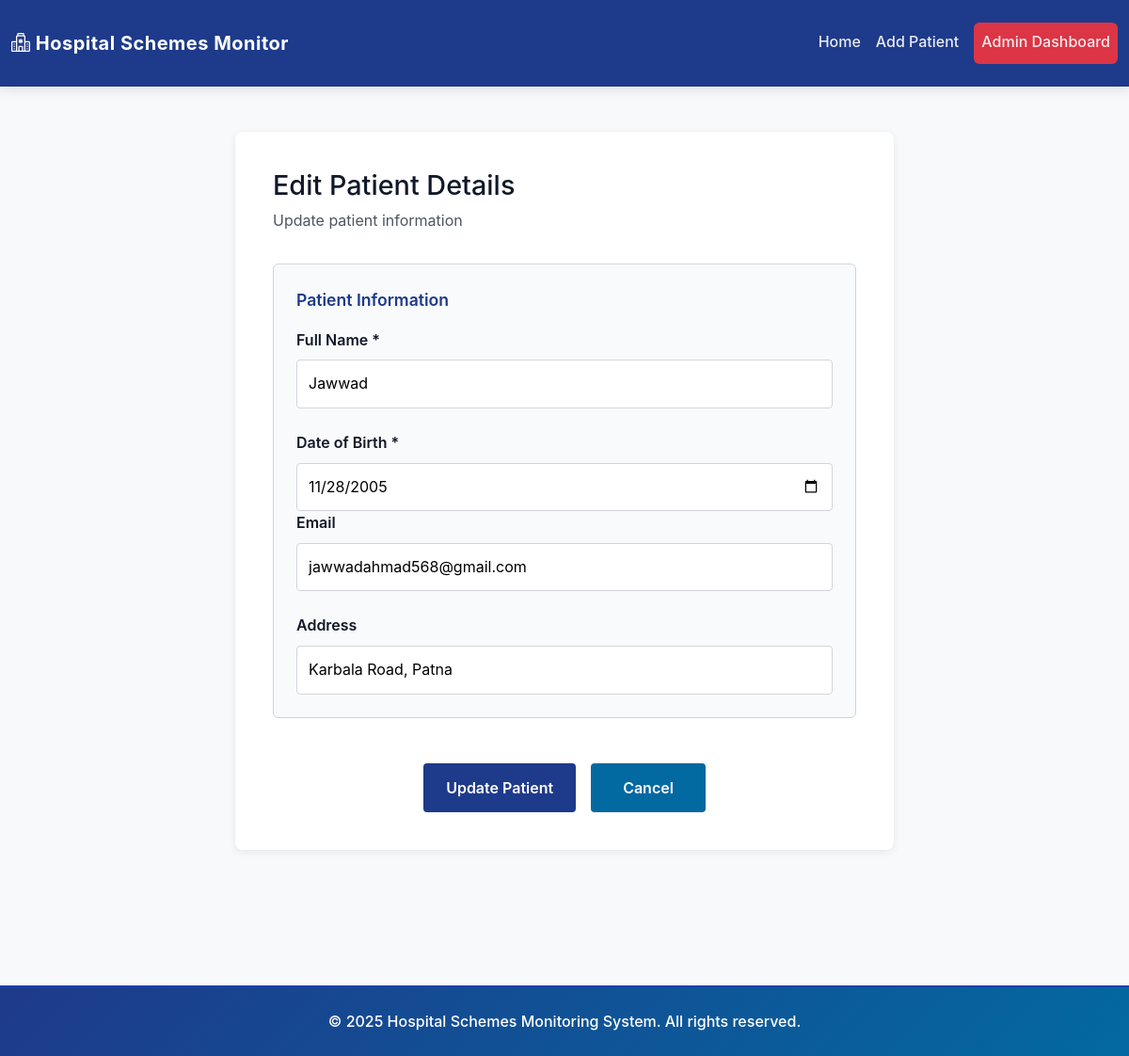
Screenshot of /edit-patient/1 with the database file from the repository.
### tables this page shows
CREATE TABLE patient (
                patient_id INTEGER PRIMARY KEY AUTOINCREMENT,
                name TEXT NOT NULL,
                dob DATE NOT NULL,
                email TEXT,
                address TEXT
            );

### app.py (the view, shortened to what this page needs)
@app.route('/edit-patient/<int:patient_id>', methods=['GET', 'POST'])
def edit_patient(patient_id):
    db = get_db()
    cursor = db.cursor()
    cursor.execute('SELECT * FROM patient WHERE patient_id = ?', (patient_id,))
    patient = cursor.fetchone()
    db.close()
    if not patient:
        flash('Patient not found', 'error')
        return redirect(url_for('admin'))
    return render_template('edit_patient.html', patient=patient)

### app.py (called while the page is built)
def get_db():
    conn = sqlite3.connect(DATABASE)
    conn.row_factory = sqlite3.Row
    return conn

### templates/edit_patient.html (shortened to what this page needs)
{% extends "base.html" %}
{% block content %}
<section class="form-section">
    <div class="form-container">
        <h2>Edit Patient Details</h2>
        <p class="form-subtitle">Update patient information</p>
        <form method="POST" class="patient-form">
            <fieldset class="form-group">
                <legend>Patient Information</legend>
                <div class="form-row">
                    <div class="form-field">
                        <label for="name">Full Name *</label>
                        <input type="text" id="name" name="name" value="{{ patient.name }}" required>
                    </div>
                    <div class="form-field">
                        <label for="dob">Date of Birth *</label>
                        <input type="date" id="dob" name="dob" value="{{ patient.dob }}" required>
                    </div>
                </div>
                <div class="form-row">
                    <div class="form-field">
                        <label for="email">Email</label>
                        <input type="email" id="email" name="email" value="{{ patient.email or '' }}">
                    </div>
                    <div class="form-field">
                        <label for="address">Address</label>
                        <input type="text" id="address" name="address" value="{{ patient.address or '' }}">
                    </div>
                </div>
            </fieldset>
            <div class="form-actions">
                <button type="submit" class="btn btn-primary">Update Patient</button>
                <a href="{{ url_for('admin') }}" class="btn btn-secondary">Cancel</a>
            </div>
        </form>
    </div>
</section>
{% endblock %}

### static/style.css (style rules this page uses)
:root { --primary-color: #1e3a8a; --secondary-color: #0369a1; --accent-color: #dc2626; --success-color: #16a34a; --neutral-50: #f9fafb; --neutral-100: #f3f4f6; --neutral-200: #e5e7eb; --neutral-600: #4b5563; --neutral-900: #111827; --border-color: #d1d5db; }
* { margin: 0; padding: 0; box-sizing: border-box; }
body { font-family: -apple-system, BlinkMacSystemFont, "Segoe UI", Roboto, "Helvetica Neue", Arial, sans-serif; line-height: 1.6; color: var(--neutral-900); background-color: #f8f9fa; }
.btn { display: inline-block; padding: 0.75rem 2rem; border-radius: 4px; text-decoration: none; font-weight: 600; border: 2px solid transparent; cursor: pointer; transition: all 0.3s ease; font-size: 1rem; }
.btn-primary { background-color: #1e3a8a; border: none; padding: 0.6rem 1.5rem; font-weight: 600; transition: all 0.3s ease; color: white; }
.btn-secondary { background-color: var(--secondary-color); color: white; }
.form-section { margin-bottom: 3rem; }
.form-container { max-width: 700px; margin: 0 auto; background: white; padding: 2.5rem; border-radius: 8px; box-shadow: 0 2px 8px rgba(0, 0, 0, 0.08); }
.form-container h2 { font-size: 1.8rem; margin-bottom: 0.5rem; color: var(--neutral-900); }
.form-subtitle { color: var(--neutral-600); margin-bottom: 2rem; }
.patient-form { display: flex; flex-direction: column; gap: 2rem; }
.form-group { border: 1px solid var(--border-color); padding: 1.5rem; border-radius: 6px; background-color: var(--neutral-50); }
fieldset { border: none; padding: 0; margin: 0; }
legend { font-size: 1.1rem; font-weight: 600; color: var(--primary-color); margin-bottom: 1rem; padding: 0; }
.form-row { display: grid; grid-template-columns: repeat(auto-fit, minmax(300px, 1fr)); gap: 1.5rem; }
.form-field { display: flex; flex-direction: column; }
.form-field label { font-weight: 600; margin-bottom: 0.5rem; color: var(--neutral-900); }
.form-field input, .form-field select { padding: 0.75rem; border: 1px solid var(--border-color); border-radius: 4px; font-size: 1rem; font-family: inherit; transition: border-color 0.3s ease; }
.form-actions { display: flex; gap: 1rem; justify-content: center; margin-top: 1rem; }

### rows the page displays
patient: name "Jawwad", dob "11/28/2005", email "jawwadahmad568@gmail.com", address "Karbala Road, Patna"
